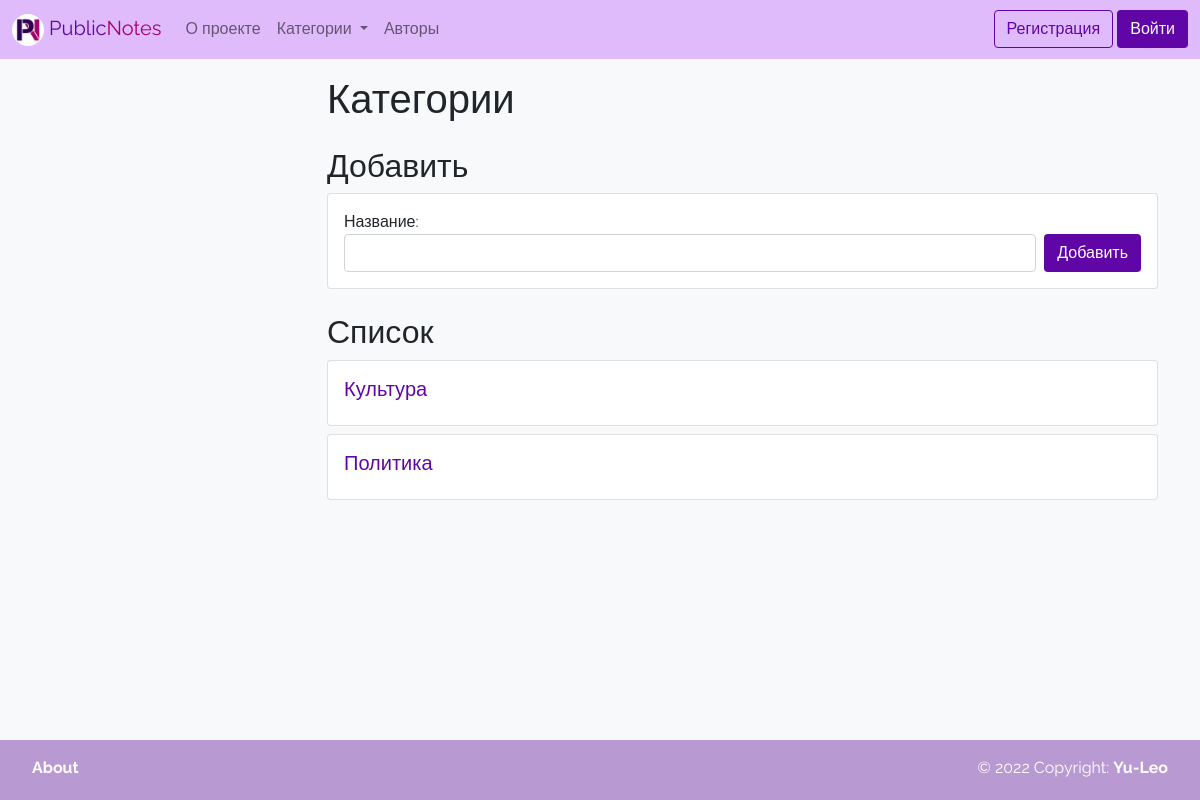
/categories_list/, run on an earlier commit of the app's database.
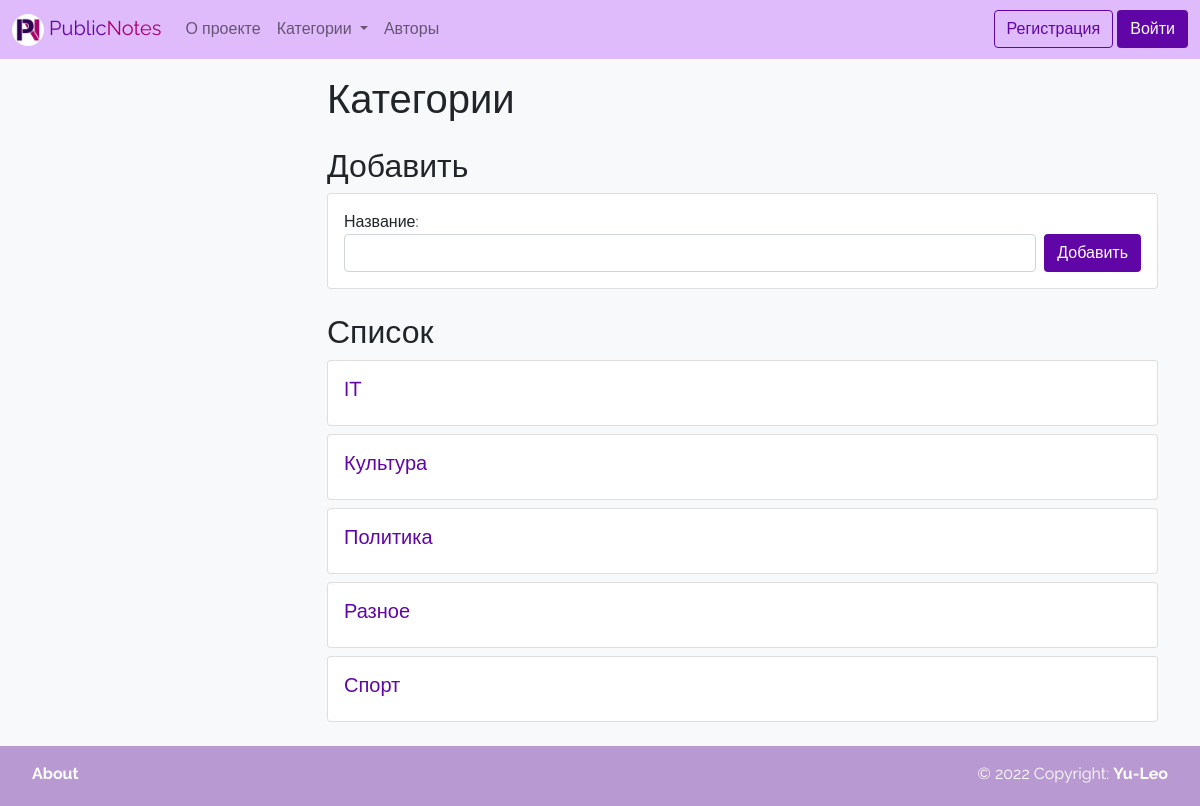
And on a later commit of the database.
### wall/models.py (models this page shows, shortened)
class Category(models.Model):
    title = models.CharField(max_length=150, verbose_name='Название', unique=True)
    def get_absolute_url(self):
        return reverse('category', kwargs={"pk": self.pk})
    class Meta:
        verbose_name = 'Категория'
        verbose_name_plural = 'Категории'
        ordering = ['title']

### wall/views.py (the view)
# urls.py: path('categories_list/', categories_list, name='categories_list'),
def categories_list(request):
    if request.method == 'POST':
        form = CategoryForm(request.POST)
        if form.is_valid():
            form.save()
            messages.success(request, 'Категория добавлена')
            return redirect('categories_list')
        else:
            messages.error(request, 'Ошибка добавления')
    else:
        form = CategoryForm()
    objects = Category.objects.all()
    paginator = Paginator(objects, 15)
    page_num = request.GET.get('page', 1)
    page_objects = paginator.get_page(page_num)
    context = {
        'form': form,
        'page_obj': page_objects
    }
    return render(request, 'wall/categories_list.html', context)

### wall/forms.py
class CategoryForm(forms.ModelForm):
    class Meta:
        model = Category
        fields = ['title']
        widgets = {
            'title': forms.TextInput(attrs={"class": "form-control me-2"}),
        }

### wall/templatetags/wall_tags.py (called while the page is built)
@register.simple_tag
def get_categories():
    return Category.objects.annotate(cnt=Count('note')).order_by('-cnt', 'title')

@register.simple_tag
def get_notes_count_for_category(category):
    return Note.objects.filter(category=category).count()

### wall/templates/wall/categories_list.html (shortened to what this page needs)
{% extends 'base.html' %}
{% block content_title %}
<div class="hstack gap-3 mb-3">
    <div>
        <h1>Категории</h1>
    </div>
</div>
{% endblock %}
{% block content %}
<div class="mb-4">
    <h2 class="mb-2">Добавить</h2>
    <div class="card ">
        <div class="card-body">
            <form action="{% url 'categories_list' %}" method="post">
                <label for="{{ form.title.id_for_label }}">Название:</label>
                <div class="d-flex">
                    {{ form.title }}
                    <button type="submit" class="btn btn-purple">Добавить</button>
                </div>
            </form>
        </div>
    </div>
</div>
<div class="mb-4">
    {% if page_obj %}
    <h2 class="mb-2">Список</h2>
    {% endif %}
    {% for item in page_obj %}
    <div class="card mb-2">
        <div class="card-body">
            <h5><a href="{{ item.get_absolute_url }}"
                   class="text-decoration-none text-purple stretched-link">{{ item.title }}</a></h5>
        </div>
    </div>
    {% endfor %}
</div>
{% endblock %}

### templates/base.html (shortened to what this page needs)
<!doctype html>
<html lang="ru">
<head>
    <link href="https://cdn.jsdelivr.net/npm/bootstrap@5.1.3/dist/css/bootstrap.min.css" rel="stylesheet"
>
    <link rel="stylesheet" href="https://maxcdn.bootstrapcdn.com/font-awesome/4.5.0/css/font-awesome.min.css">
    <link rel="stylesheet" href="/static/wall/css/style.css">
    {% load static %}
</head>
<body class="bg-light">
{% include 'inc/_navbar.html'%}
<div class="container">
    <div class="row pt-3">
        <div class="col-md-3">
        </div>
        <div class="col-md-9">
            {% block content_title %} {% endblock %}
            {% block content %} CONTENT {% endblock %}
        </div>
    </div>
</div>
{% include 'inc/_footer.html'%}
</body>
</html>

### templates/inc/_navbar.html (shortened to what this page needs)
{% load wall_tags %}
{% load static %}
<nav class="navbar navbar-expand-lg navbar-light purple-navbar text-white">
    <div class="container-fluid">
        <a class="navbar-brand" href="{% url 'home' %}">
            <img src="{% static 'wall/img/logo.png' %}" alt="" width="32" height="32"
                 class="d-inline-block align-text-center rounded-circle">
            <span class="text-purple">Public</span><span class="text-pink">Notes</span>
        </a>
        <div class="collapse navbar-collapse" id="navbarNavDropdown">
            <ul class="navbar-nav">
                <li class="nav-item">
                    <a class="nav-link" href="{% url 'about' %}">О проекте</a>
                </li>
                <li class="nav-item dropdown">
                    <a class="nav-link dropdown-toggle" href="#" id="navbarDropdownMenuLink" role="button"
                       data-bs-toggle="dropdown" aria-expanded="false">
                        Категории
                    </a>
                </li>
                <li class="nav-item">
                    <a class="nav-link" href="{% url 'authors' %}">Авторы</a>
                </li>
            </ul>
        </div>
        <div class="">
            {% if request.user.is_authenticated %}
            <a class="btn btn-purple" href="{{ request.user.get_absolute_url }}" role="button"
               aria-disabled="true">
                {{ request.user.username }}</a>
            <a class="btn btn-outline-purple" href="{% url 'logout' %}" role="button">Выйти</a>
            {% else %}
            <a class="btn btn-outline-purple" href="{% url 'registration' %}" role="button">Регистрация</a>
            <a class="btn btn-purple" href="{% url 'login' %}" role="button">Войти</a>
            {% endif %}
        </div>
    </div>
</nav>

### templates/inc/_footer.html
<footer class="d-flex justify-content-between text-white p-3">
    <div class="ps-3">
        <a class="text-white text-decoration-none fw-bold" href="{% url 'about' %}">About</a>
    </div>
    <div class="pe-3">
        © 2022 Copyright: <a class="text-white text-decoration-none fw-bold" href="{% url 'about' %}#author">Yu-Leo</a>
    </div>
</footer>

### wall/static/wall/css/style.css (style rules this page uses)
:root { --purple: #6005A6; --dark-purple: #3E026C; --pink: #A60070; --dark-pink: #7B0053; }
html { position: relative; min-height: 100%; }
body { margin-bottom: 60px; font-family: 'Raleway', sans-serif; }
footer { position: absolute; bottom: 0; width: 100%; height: 60px; background-color: #B899D1; }
.text-purple { color: var(--purple); }
.text-pink { color: var(--pink); }
.purple-navbar { background-color: #E0BBFC; }
.btn-purple { background-color: var(--purple); color: #fff; }
.btn-outline-purple { border-color: var(--purple); color: var(--purple); }

What changed in the data, as far as the page shows it:
added Category: title "IT"
added Category: title "Разное"
added Category: title "Спорт"
